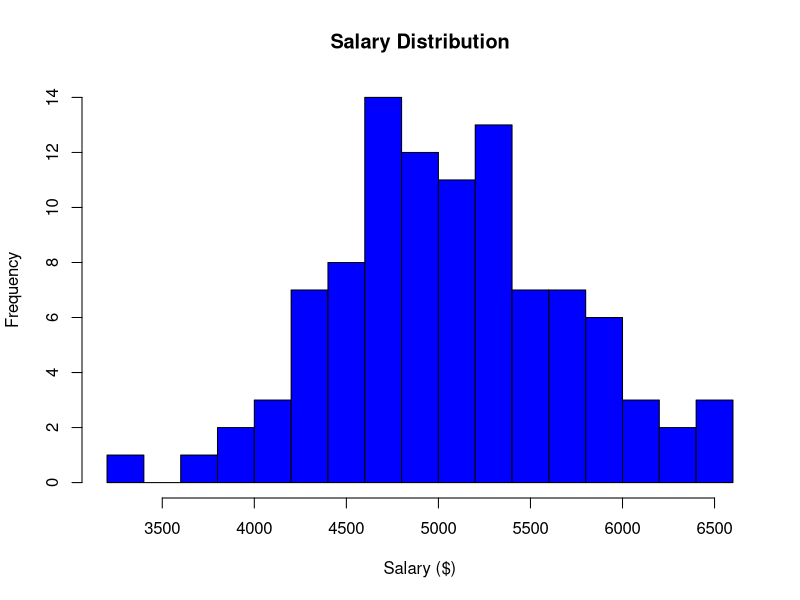
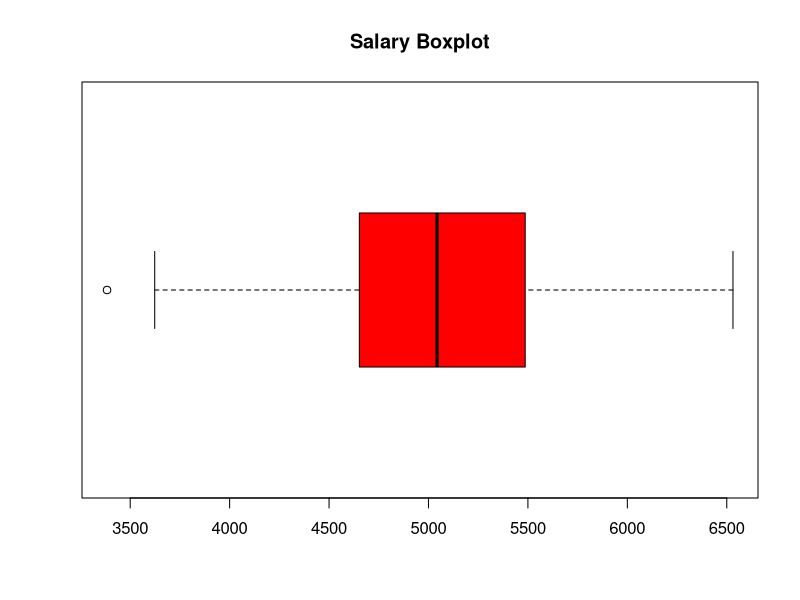

The R script that drew these images, in order:
set.seed(123) # For reproducibility

# Generate salaries (in $)
salaries <- rnorm(100, mean=5000, sd=700) 

# Measures of central tendency
mean_salary <- mean(salaries) 
median_salary <- median(salaries)

# Measures of spread
salary_sd <- sd(salaries)
salary_range <- range(salaries)
salary_variance <- var(salaries)

# Shape of the distribution
library(e1071) 
salary_skewness <- skewness(salaries)
salary_kurtosis <- kurtosis(salaries)

# Display results
summary(salaries)

# Histogram for salary distribution
hist(salaries, col="blue", 
     main="Salary Distribution", 
     xlab="Salary ($)", breaks=20)

# Boxplot to detect outliers
boxplot(salaries, 
        main="Salary Boxplot", 
        col="red", horizontal=TRUE)


